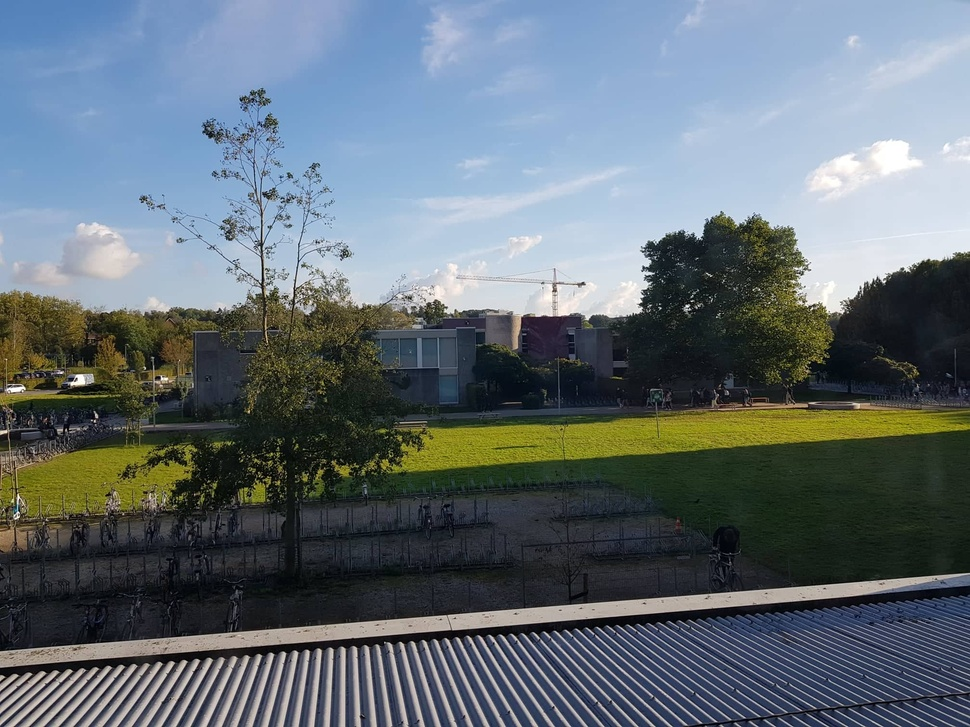
#> input picture Verzameling van de Codes/Code eerste test IS/Campus 2.jpg, 970 x 727 px, shrunk from 2016 x 1512 before the run
$ python 'IS prototype korte versie.py'
#> lines starting #> are read from the running program, lines starting #| are printed output that depends on the picture
# Tutorial van https://medium.com/@navekshasood/image-stitching-to-create-a-panorama-5e030ecc8f7

import cv2
import matplotlib.pyplot as plt
import numpy as np

img_1 = cv2.imread('Campus 2.jpg')
#> img_1 is the input picture: shape (727, 970, 3); mean B, G, R 118.5, 111.1, 100
#plt.imshow(img_1)
#plt.show()
img_2 = cv2.imread('Campus 1.jpg')
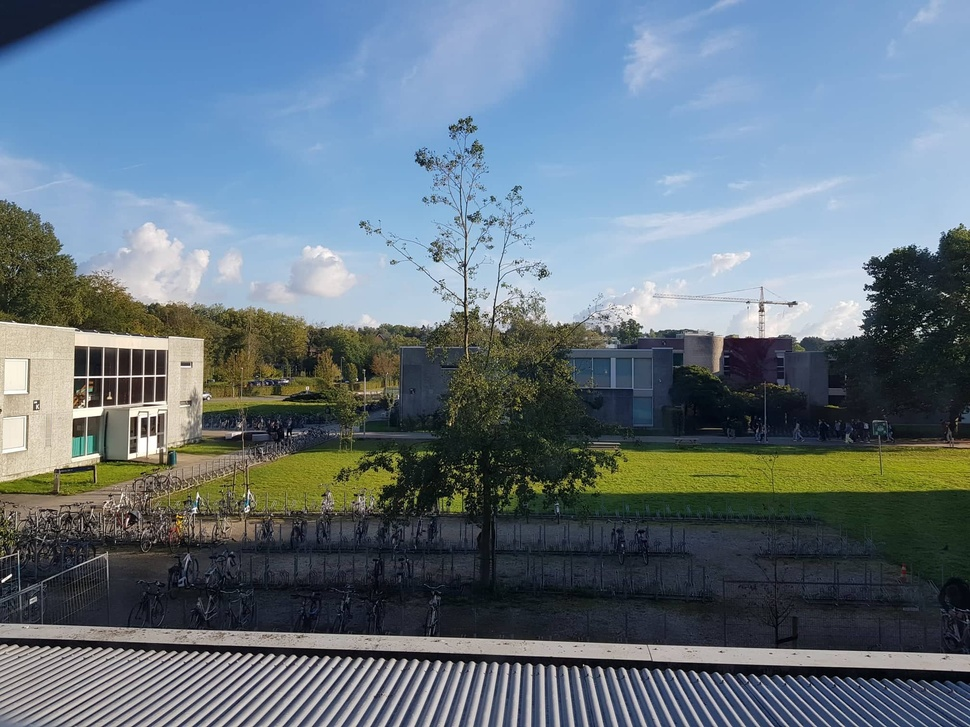
#> input picture Verzameling van de Codes/Code eerste test IS/Campus 1.jpg, 970 x 727 px, shrunk from 2016 x 1512 before the run
#> img_2 is the input picture: shape (727, 970, 3); mean B, G, R 129.1, 117.3, 101.8
#plt.imshow(img_2)
#plt.show()

img1 = cv2.cvtColor(img_1,cv2.COLOR_BGR2GRAY)
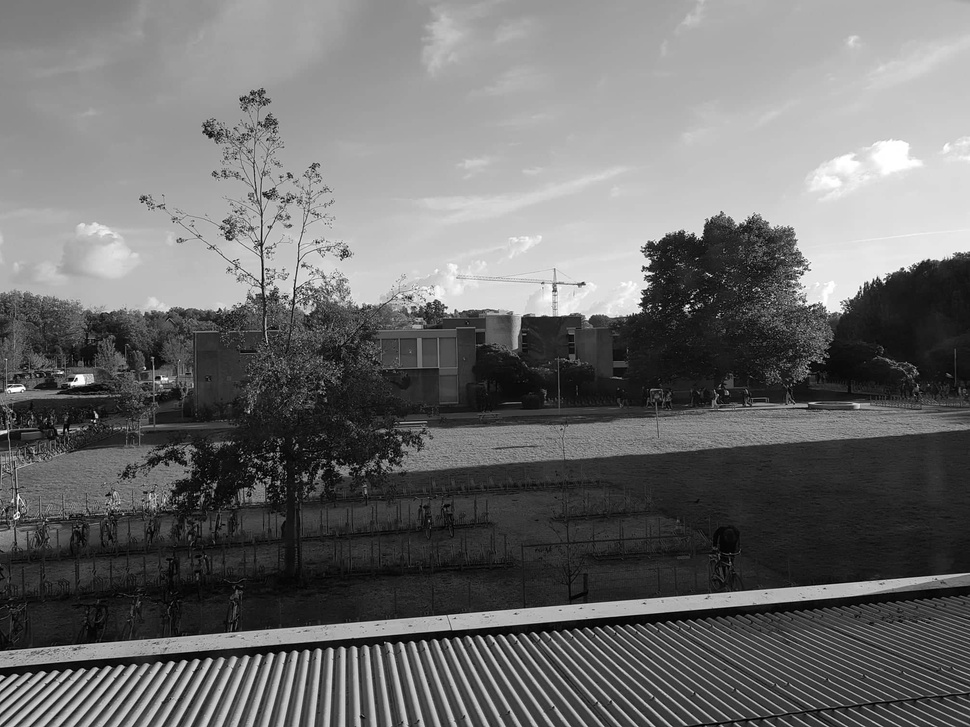
#> img1: shape (727, 970); min 0, max 255, mean 108.6
#plt.imshow(img1)
#plt.show()
img2 = cv2.cvtColor(img_2,cv2.COLOR_BGR2GRAY)
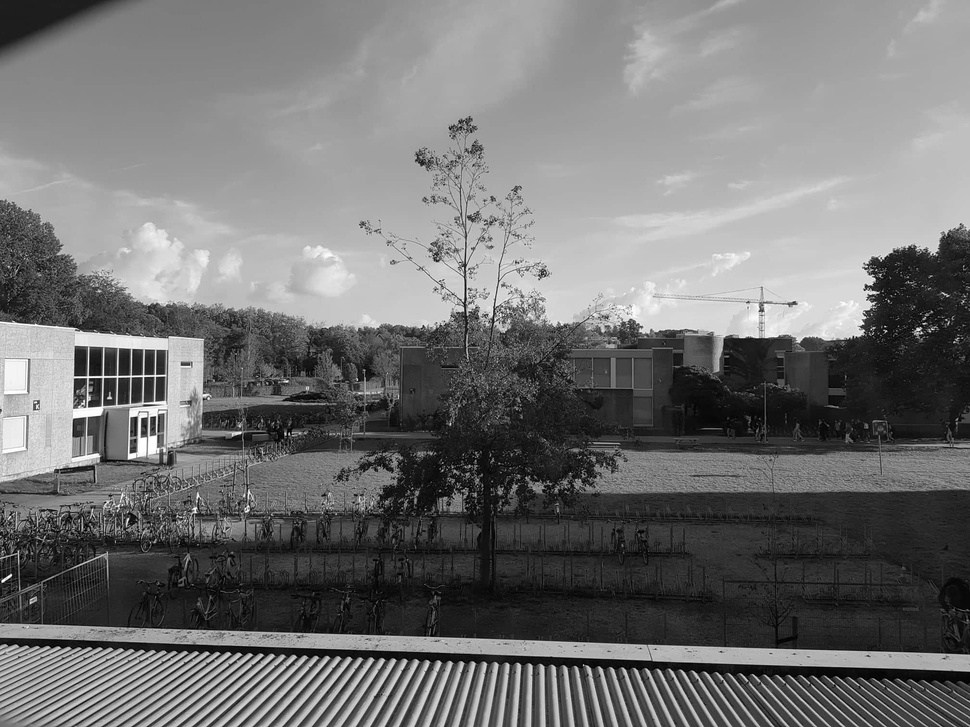
#> img2: shape (727, 970); min 0, max 255, mean 114
#plt.imshow(img2)
#plt.show()

sift = cv2.SIFT_create()
kp1, des1 = sift.detectAndCompute(img1,None)
#> kp1 = 2135 keypoints; strongest (x, y, size): (81, 380, 8.5), (687, 306, 2.1), (96, 416, 2.6), (72, 384, 3.2)
kp2, des2 = sift.detectAndCompute(img2,None)
#> kp2 = 2379 keypoints; strongest (x, y, size): (10, 575, 1.9), (3, 581, 2.4), (109, 398, 2.5), (97, 411, 6.9)

bf = cv2.BFMatcher()

matches = bf.knnMatch(des1,des2, k=2)
#> matches = 2135 matches

good = []
for m in matches:
    if (m[0].distance < 0.5*m[1].distance):
        good.append(m)
#> after the loop, good = 407 matches
matches = np.asarray(good)

if (len(matches[:,0]) >= 4):
    src = np.float32([ kp1[m.queryIdx].pt for m in matches[:,0] ]).reshape(-1,1,2)
#> src = 407 rows, first 8: [6.03, 522.8], [6.03, 522.8], [6.29, 334.5], [14.78, 294], [18.52, 687.7], [18.52, 687.7], [20.66, 339.7], [21.01, 457.3]
    dst = np.float32([ kp2[m.trainIdx].pt for m in matches[:,0] ]).reshape(-1,1,2)
#> dst = 407 rows, first 8: [238.2, 514.9], [238.2, 514.9], [242.3, 346.2], [250.2, 309.9], [253.1, 666], [253.1, 666], [254.1, 350.9], [251.7, 456.3]
    H, masked = cv2.findHomography(src, dst, cv2.RANSAC, 5.0)
#> H = [[0.708, -0.0324, 248.9], [-0.0854, 0.869, 52.9], [-0.000295, -2.29e-05, 1]]; masked = 407 values, max 1 at index 0, min 0 at index 4, mean 0.948
else:
    raise AssertionError('Can’t find enough keypoints.')

dst = cv2.warpPerspective(img_1,H,((img_1.shape[1] + img_2.shape[1]), img_2.shape[0])) #wraped image
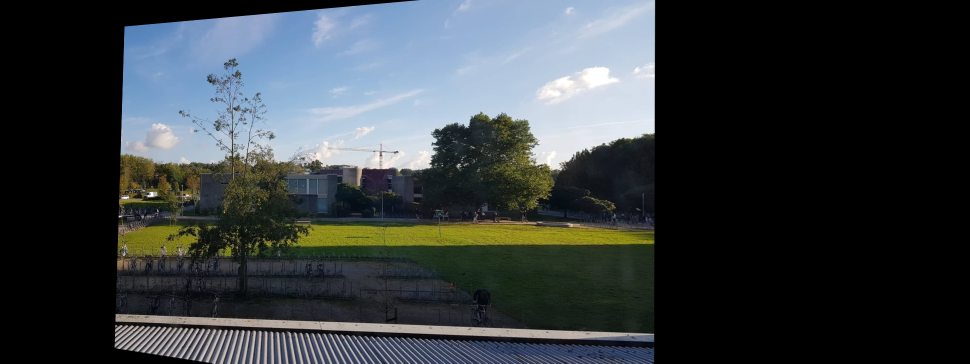
#> dst: shape (727, 1940, 3) (shown at 1/2 size); mean B, G, R 63.2, 60.4, 54.5
dst[0:img_2.shape[0], 0:img_2.shape[1]] = img_2 #stitched image
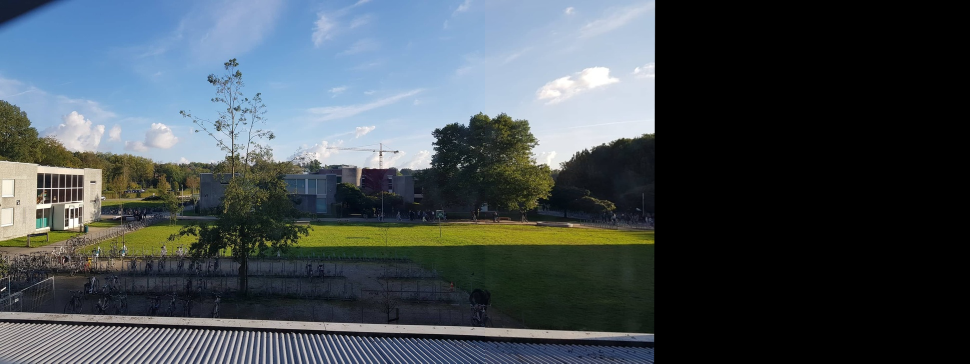
#> dst: shape (727, 1940, 3) (shown at 1/2 size); mean B, G, R 84.5, 78.7, 69.4
cv2.imwrite('output.jpg', dst)
plt.imshow(dst)
plt.show()
